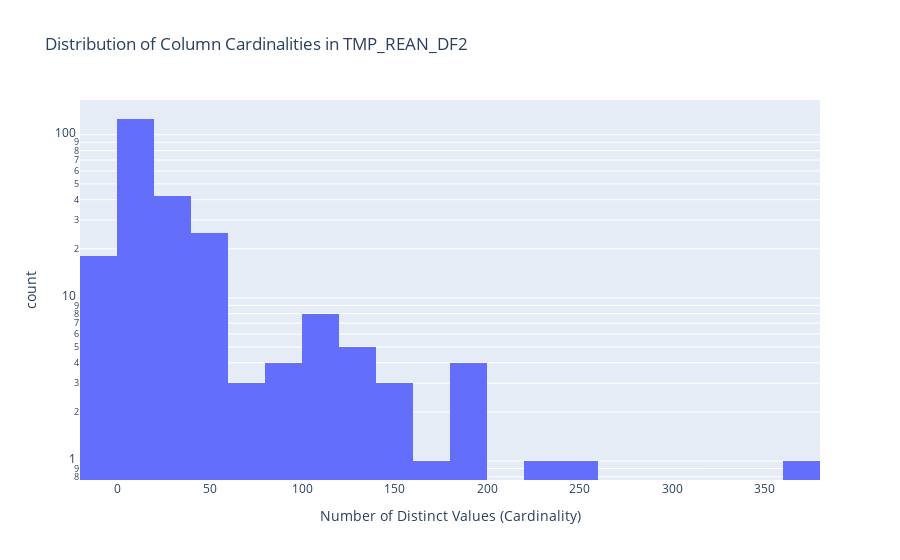

The code cell stored with this chart in its notebook:
### Markdown cell above
### Data Complexity: Cardinality Analysis
Cardinality refers to the number of unique values in a column. 

- **Low Cardinality** columns (e.g., < 20 unique values) are often categorical codes or flags.
- **High Cardinality** columns often represent unique identifiers or free-text fields.

### Code cell
display_header("Column Cardinality Distribution")

if column_profiles_df is not None and not column_profiles_df.empty:
    # Create a full column identifier
    df = column_profiles_df.copy()
    df['full_column_name'] = df['tablename'] + '.' + df['column_name']

    # Display tables of highest and lowest cardinality columns
    display(Markdown("**Columns with Highest Cardinality (Most Unique)**"))
    display(df.nlargest(10, 'distinct_values_estimate')[['full_column_name', 'distinct_values_estimate']])

    display(Markdown("**Columns with Lowest Cardinality (Least Unique)**"))
    display(df[df['distinct_values_estimate'] > 1].nsmallest(10, 'distinct_values_estimate')[['full_column_name', 'distinct_values_estimate']])
    
    # Create a histogram of cardinalities to see the distribution
    fig = px.histogram(df, x='distinct_values_estimate', log_y=True, 
                       title=f'Distribution of Column Cardinalities in {DATABASE_NAME}',
                       labels={'distinct_values_estimate': 'Number of Distinct Values (Cardinality)'})
    fig.show()
else:
    print("No column profile data available.")

### Figure 1 — Plotly figure (JSON) as saved in the notebook; plotly's stock layout.template omitted (floating-point values rounded to 4 significant figures; data arrays with more than 128 entries replaced by an {"elided": "..."} marker saying what was removed)
{"data": [{"bingroup": "x", "hovertemplate": "Number of Distinct Values (Cardinality)=%{x}<br>count=%{y}<extra></extra>", "legendgroup": "", "marker": {"color": "#636efa", "pattern": {"shape": ""}}, "name": "", "orientation": "v", "showlegend": false, "type": "histogram", "x": {"elided": "241 float values"}, "xaxis": "x", "yaxis": "y"}], "layout": {"barmode": "relative", "legend": {"tracegroupgap": 0}, "title": {"text": "Distribution of Column Cardinalities in TMP_REAN_DF2"}, "xaxis": {"anchor": "y", "domain": [0, 1], "title": {"text": "Number of Distinct Values (Cardinality)"}}, "yaxis": {"anchor": "x", "domain": [0, 1], "title": {"text": "count"}, "type": "log"}}}
